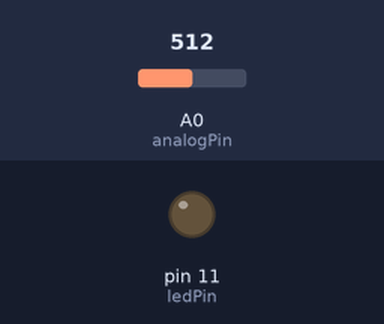
Bench run of a sketch on a simulated Arduino Uno, built with avr-gcc and run on an emulated ATmega328P. Shown: output pins drawn as LEDs (lit = HIGH). The test bench sets the inputs (shaded band); at power-on: A0 (analogPin) = 512. Random numbers use the default seed unless the sketch sets one; what the sketch prints to the serial monitor is not drawn.

Above: at 3.8 s.
3.9 s: A0 (analogPin) set to 220
7.8 s: A0 (analogPin) set to 192
At 9.05 s:
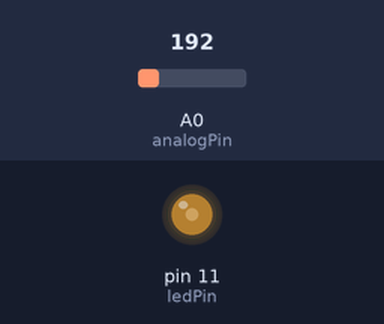
At 9.45 s:
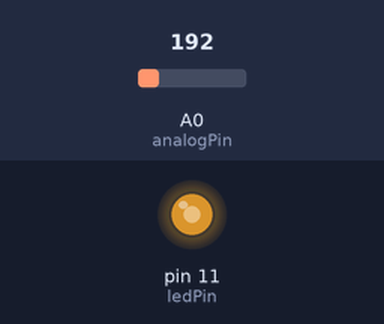
Timing chart, 0 to 17.7 s (numbered marks = the images above; inputs shaded):
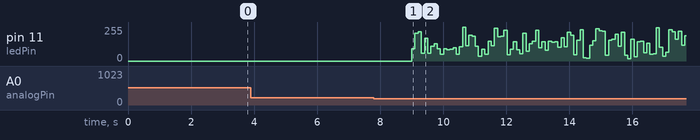

The sketch:

DiditalCandle3.ino
```cpp
/*電子ローソクをつくろう！その３
   内容
   LEDがゆらめきながら光る．音量が閾値を超えると消える
*/

const int analogPin = A0; // マイクモジュールのA0出力接続先
const int ledPin = 11; // LEDのピン出力接続先(PWMが可能なPIN)

void setup() {
  Serial.begin(9600);
  pinMode(ledPin,OUTPUT); // LEDピンをOUTPUTにする
}

void loop() {
  float volume = (float)analogRead(analogPin) / 1024.0f * 100.0f; // analogReadは0~1024の値を取る．音の大きさを%に変換
  Serial.print("音量:");
  Serial.println(volume); // シリアルモニタに音量を表示
  if(volume > 20){
    analogWrite(ledPin,0);
    delay(3000); // 3000ms（3秒）待つ
  }
  else{
    analogWrite(ledPin,random(16, 255));
    delay(100); // 100ms（0.1秒）待つ
  }
}
```

Measured:
- the behaviour switches between 205 and 204 on A0 (analogPin) (found by bisection; images 0 and 1)
- after the input at 3.9 s, every drawn part: stays the same
- after the input at 7.8 s, pin 11 (ledPin): 0/255 → 93/255 after 1.2 s, → 209/255 0.10 s later, → 219/255 0.10 s later, → 57/255 0.10 s later, … (87 changes in this stretch)
